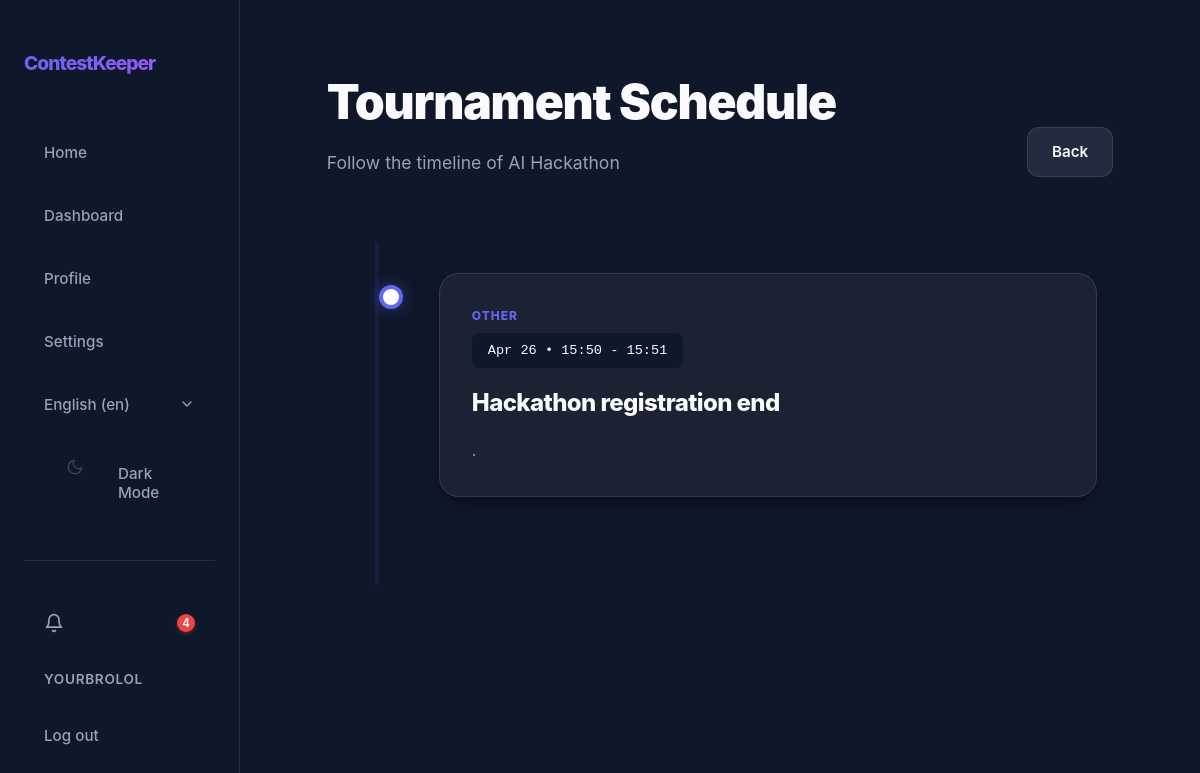
The app's page /en/contests/14/schedule/ (signed in), older data.
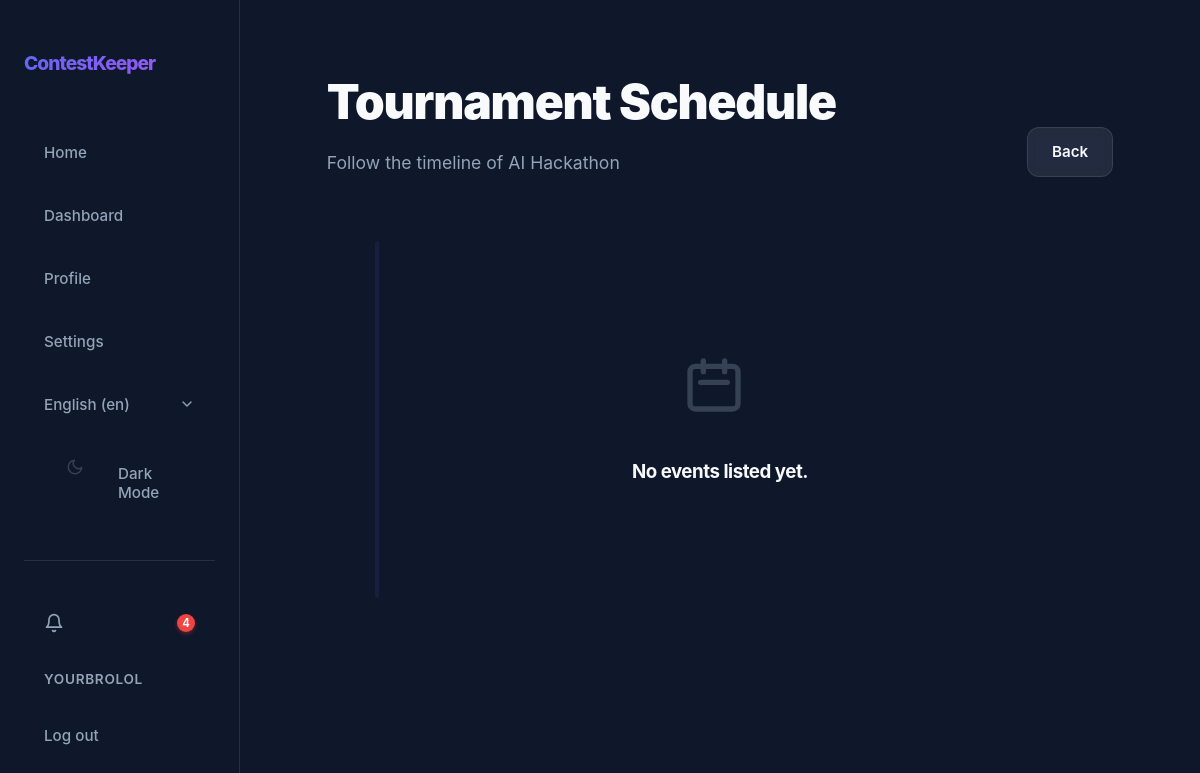
The same page, newer data.
### app/models.py (models this page shows, shortened)
class User(AbstractUser):
    class Role(models.TextChoices):
        ORGANIZER = "ORGANIZER", _("Organizer")
        JURY = "JURY", _("Jury")
        PARTICIPANT = "PARTICIPANT", _("Participant")
    username = models.CharField(max_length=20, unique=True)
    bio = models.CharField(max_length=200, blank=True)
    role = models.CharField(choices=Role.choices, default=Role.PARTICIPANT)

class Contest(models.Model):
    class Status(models.TextChoices):
        DRAFT = "DRAFT", _("Draft")
        REGISTRATION = "REGISTRATION", _("Registration")
        RUNNING = "RUNNING", _("Running")
        FINISHED = "FINISHED", _("Finished")
    name = models.CharField(max_length=100)
    description = models.TextField(max_length=500)
    registration_start = models.DateTimeField(null=True, blank=True)
    registration_end = models.DateTimeField(null=True, blank=True)
    start_date = models.DateTimeField()
    end_date = models.DateTimeField()
    max_teams = models.PositiveIntegerField(null=True, blank=True)
    format = models.CharField(max_length=50, blank=True, help_text="e.g. Online, Onsite, Hybrid")
    organizer = models.ForeignKey(User, on_delete=models.CASCADE, related_name="organized_contests", null=True, blank=True)
    status = models.CharField(choices=Status.choices, default=Status.DRAFT)
    is_draft = models.BooleanField(default=True)
    jurys = models.ManyToManyField(User, related_name="judged_contests", blank=True)
    participants = models.ManyToManyField(User, related_name="participated_contests", blank=True)
    teams = models.ManyToManyField(Team, related_name="teams_in_contests", blank=True)

class ScheduleEvent(models.Model):
    class EventType(models.TextChoices):
        ROUND = "ROUND", _("Round")
        DEADLINE = "DEADLINE", _("Deadline")
        WORKSHOP = "WORKSHOP", _("Workshop")
        OTHER = "OTHER", _("Other")
    contest = models.ForeignKey(Contest, on_delete=models.CASCADE, related_name="schedule_events")
    title = models.CharField(max_length=200)
    description = models.TextField(blank=True)
    start_time = models.DateTimeField()
    end_time = models.DateTimeField(null=True, blank=True)
    event_type = models.CharField(max_length=20, choices=EventType.choices, default=EventType.ROUND)
    round = models.ForeignKey(Round, on_delete=models.CASCADE, related_name="schedule_events", null=True, blank=True)
    order = models.PositiveIntegerField(default=0)
    class Meta:
        ordering = ["start_time", "order"]

### app/views/views_analytics.py (the view)
# urls.py: path("<int:pk>/schedule/",                  views.ScheduleView.as_view(),           name="schedule"),
class ScheduleView(ContestContextMixin, ListView):
    model = ScheduleEvent
    template_name = "app/schedule/schedule.html"
    context_object_name = "events"
    def get_queryset(self):
        return ScheduleEvent.objects.filter(contest=self.contest).order_by("start_time", "order")

### app/context_processors.py (called while the page is built)
def notification_count(request):
    if request.user.is_authenticated:
        return {
            'unread_notification_count': request.user.notifications.filter(is_read=False).count()
        }
    return {'unread_notification_count': 0}

### app/views/views_base.py (called while the page is built)
    def dispatch(self, request, *args, **kwargs):
        self.contest = get_object_or_404(Contest, pk=kwargs["pk"])
        return super().dispatch(request, *args, **kwargs)

    def get_context_data(self, **kwargs):
        context = super().get_context_data(**kwargs)
        context["contest"] = self.contest
        return context

### app/templates/app/schedule/schedule.html (shortened to what this page needs)
{% extends 'app/core/base.html' %}
{% load static i18n %}
{% block extra_css %}
<link rel="stylesheet" href="{% static 'css/schedule/schedule.css' %}">
{% endblock %}
{% block content %}
<div class="container py-5">
    <div class="div-005">
        <div>
            <h1 class="h1-001">Tournament Schedule</h1>
            <p class="p-001">Follow the timeline of {{ contest.name }}
            </p>
        </div>
        <div class="div-001">
            <a href="{% url 'contest_detail' contest.pk %}" class="btn btn-secondary button-001">Back</a>
        </div>
    </div>
    <div class="timeline-container">
        <div class="timeline-line"></div>
        {% for event in events %}
        <div class="timeline-item" style="animation-delay: {{ forloop.counter0|add:0.1 }}s">
            <div class="timeline-dot dot-{{ event.event_type }}"></div>
            <div class="glass-card">
                <div class="event-type-label type-{{ event.event_type }}">{{ event.get_event_type_display }}</div>
                <div class="time-badge">
                    {{ event.start_time|date:"M d • H:i" }}
                    {% if event.end_time and event.end_time != event.start_time %}
                    - {{ event.end_time|date:"H:i" }}
                    {% endif %}
                </div>
                <div class="div-003">
                    <h2 class="h2-001">{{ event.title }}</h2>
                </div>
                {% if event.description %}
                <p class="p-002">{{ event.description|linebreaksbr }}</p>
                {% endif %}
            </div>
        </div>
        {% empty %}
        <div class="div-002">
            <svg fill="none" stroke="currentColor" viewBox="0 0 24 24" class="svg-001">
                <path stroke-linecap="round" stroke-linejoin="round" stroke-width="2"
                    d="M8 7V3m8 4V3m-9 8h10M5 21h14a2 2 0 002-2V7a2 2 0 00-2-2H5a2 2 0 00-2 2v12a2 2 0 002 2z"></path>
            </svg>
            <h3>No events listed yet.</h3>
        </div>
        {% endfor %}
    </div>
</div>
{% endblock %}

### app/templates/app/core/base.html (shortened to what this page needs)
{% load static %}
{% load i18n %}
<!DOCTYPE html>
<html lang="en">
<head>
    <link rel="stylesheet" href="{% static 'css/core/common.css' %}">
    <link rel="stylesheet" href="{% static 'css/core/nav.css' %}">
    <link href="{% static 'fonts/origin.css' %}" rel="stylesheet">
    {% block extra_css %}{% endblock %}
</head>
<body>
    {% include 'app/core/nav.html' %}
    <main id="main-content" class="dashboard-container {% block main_class %}{% endblock %}">
        {% block content %}{% endblock %}
    </main>
</body>
</html>

### app/templates/app/core/nav.html (shortened to what this page needs)
{% load static i18n %}
<nav id="nav">
    <div class="nav-container">
        <a href="{% url 'home' %}" class="nav-logo">ContestKeeper</a>
        <div class="nav-links">
            <button data-url="{% url 'home' %}" class="nav-link" id="homeBtn">{% trans "Home" %}</button>
            <button data-url="{% url 'dashboard' %}" class="nav-link" id="dashboardBtn">{% trans "Dashboard" %}</button>
            <button data-url="{% url 'profile' %}" class="nav-link" id="profileBtn">{% trans "Profile" %}</button>
            <button data-url="{% url 'settings' %}" class="nav-link" id="settingsBtn">{% trans "Settings" %}</button>
            <div class="nav-lang-switcher">
                <form action="{% url 'set_language' %}" method="post" class="form-001">
                    <select name="language" onchange="this.form.submit()" class="nav-lang-select" aria-label="{% trans 'Select language' %}">
                        {% get_current_language as LANGUAGE_CODE %}
                        {% get_available_languages as LANGUAGES %}
                        {% get_language_info_list for LANGUAGES as languages %}
                        {% for language in languages %}
                            <option value="{{ language.code }}"{% if language.code == LANGUAGE_CODE %} selected{% endif %}>
                                {{ language.name_local }} ({{ language.code }})
                            </option>
                        {% endfor %}
                    </select>
                </form>
            </div>
            <button id="themeToggle" class="nav-link" aria-label="{% trans 'Toggle theme' %}">
                <svg id="themeIcon" width="18" height="18" viewBox="0 0 24 24" fill="none" stroke="currentColor" stroke-width="2" stroke-linecap="round" stroke-linejoin="round" class="svg-001">
                    <path d="M21 12.79A9 9 0 1 1 11.21 3 7 7 0 0 0 21 12.79z"></path>
                </svg>
                <span id="themeText">{% if request.COOKIES.theme == 'light' %}{% trans "Light Mode" %}{% else %}{% trans "Dark Mode" %}{% endif %}</span>
            </button>
            <hr class="nav-auth-divider">
            {% if user.is_authenticated %}
            <button data-url="{% url 'notification_list' %}" class="nav-link notification-btn" id="notificationsBtn" aria-label="{% trans 'Notifications' %}">
                <svg width="20" height="20" viewBox="0 0 24 24" fill="none" stroke="currentColor" stroke-width="2" stroke-linecap="round" stroke-linejoin="round">
                    <path d="M18 8A6 6 0 0 0 6 8c0 7-3 9-3 9h18s-3-2-3-9"></path>
                    <path d="M13.73 21a2 2 0 0 1-3.46 0"></path>
                </svg>
                {% if unread_notification_count %}
                <span class="notification-badge">{{ unread_notification_count }}</span>
                {% endif %}
            </button>
            <span class="nav-user">{{ user.username }}</span>
            <form method="post" action="{% url 'logout' %}" class="nav-logout-form">
                <button type="submit" class="nav-link">{% trans "Log out" %}</button>
            </form>
            {% else %}
            <a href="{% url 'register' %}" class="nav-link">{% trans "Register" %}</a>
            <a href="{% url 'login' %}" class="nav-link">{% trans "Log in" %}</a>
            {% endif %}
        </div>
    </div>
</nav>

### app/static/css/core/common.css (style rules this page uses)
:root { --nav-width: 260px; --primary: #6366f1; --primary-rgb: 99, 102, 241; --primary-hover: #4f46e5; --secondary: #a855f7; --bg-dark: #0f172a; --bg-card: var(--glass-light); --text-main: #f8fafc; --text-muted: #94a3b8; --border: rgba(var(--white-rgb), 0.1); --glass: var(--glass-light); --glass-hover: rgba(var(--white-rgb), 0.1); --bg-card-hover: rgba(var(--bg-dark-rgb), 0.95); --input-bg: var(--bg-navy-medium); --input-bg-focus: var(--bg-navy-solid); --input-text: #ffffff; --shadow-lg: 0 10px 25px -5px var(--shadow-intensity-dark), 0 8px 10px -6px var(--shadow-intensity-dark); --success: #22c55e; --success-rgb: 34, 197, 94; --error: #ef4444; --error-rgb: 239, 68, 68; --warning: #f59e0b; --warning-rgb: 245, 158, 11; --info: #3b82f6; --info-rgb: 59, 130, 246; --slate-rgb: 148, 163, 184; --white-rgb: 255, 255, 255; --black-rgb: 0, 0, 0; --bg-primary-tint: rgba(var(--primary-rgb), 0.1); --bg-success-tint: rgba(var(--success-rgb), 0.15); --bg-error-tint: rgba(var(--error-rgb), 0.15); --bg-warning-tint: rgba(var(--warning-rgb), 0.15); --bg-info-tint: rgba(var(--info-rgb), 0.15); --bg-slate-tint: rgba(var(--slate-rgb), 0.15); --overlay-subtle: rgba(var(--black-rgb), 0.05); --overlay-medium: rgba(var(--black-rgb), 0.1); --glass-light: rgba(var(--white-rgb), 0.05); --glass-medium: rgba(var(--white-rgb), 0.3); --glass-border-light: rgba(var(--white-rgb), 0.1); --shadow-brand: var(--shadow-brand); --primary-subtle: rgba(var(--primary-rgb), 0.1); --primary-medium: rgba(var(--primary-rgb), 0.3); --primary-strong: rgba(var(--primary-rgb), 0.4); --bg-dark-rgb: 15, 23, 42; --bg-navy-soft: rgba(var(--bg-dark-rgb), 0.4); --bg-navy-medium: rgba(var(--bg-dark-rgb), 0.6); --bg-navy-solid: rgba(var(--bg-dark-rgb), 0.8); --shadow-intensity-dark: rgba(var(--black-rgb), 0.3); --shadow-faint: rgba(var(--black-rgb), 0.06); --glass-solid-light: rgba(var(--white-rgb), 0.85); --glass-solid-ultra: rgba(var(--white-rgb), 0.95); --white-alpha-02: rgba(var(--white-rgb), 0.02); --white-alpha-03: rgba(var(--white-rgb), 0.03); --white-alpha-07: rgba(var(--white-rgb), 0.07); --white-alpha-20: rgba(var(--white-rgb), 0.20); --hex-primary-1: var(--primary); --hex-primary-2: var(--primary); --hex-indigo-alt: var(--primary); --hex-primary-light: var(--bg-primary-tint); --hex-primary-lightest: var(--bg-primary-tint); --hex-primary-dark: var(--primary-hover); --hex-success-1: var(--success); --hex-success-2: var(--success); --hex-success-3: var(--success); --hex-success-4: var(--success); --hex-success-light: var(--bg-success-tint); --hex-success-dark: var(--success); }
@media (max-width: 1200px) { :root { --nav-width: 240px; } }
* { margin: 0; box-sizing: border-box; }
html { overflow-x: clip; font-size: clamp(16px, 1vw, 5vw); }
body { background-color: var(--bg-dark); color: var(--text-main); font-family: "Inter", -apple-system, BlinkMacSystemFont, "Segoe UI", Roboto, Helvetica, Arial, sans-serif; line-height: 1.6; min-height: 100vh; overflow-x: clip; }
.container { width: min(1280px, 95%); margin: 0 auto; padding: clamp(1rem, 5vw, 2.5rem); }
.dashboard-container { box-sizing: border-box; width: 100%; padding: clamp(0.75rem, min(3vw, 1.5rem), 1.5rem); }
h1, h2, h3 { color: var(--text-main); letter-spacing: -0.025em; }
.btn { display: inline-flex; align-items: center; justify-content: center; padding: 0.75rem 1.5rem; border-radius: 0.75rem; font-weight: 600; font-size: 0.95rem; font-family: inherit; text-decoration: none; transition: all 0.2s ease; cursor: pointer; border: 1px solid transparent; gap: 0.5rem; }
.btn-secondary { background: var(--bg-slate-tint); color: var(--text-main); border: 1px solid var(--border); backdrop-filter: blur(4px); }
.form-input, input, textarea, select { width: 100%; background: var(--input-bg); border: 1px solid var(--border); border-radius: 0.8rem; padding: 0.8rem 1rem; color: var(--input-text); font-family: inherit; font-size: 1rem; transition: all 0.3s; }

Row changes from the older to the newer data that the page shows:
removed ScheduleEvent: event_type "OTHER", start_time "Apr 26 • 15:50", end_time "15:51", title "Hackathon registration end", description "."
Text that changed along with them:
text now shown: "No events listed yet."
